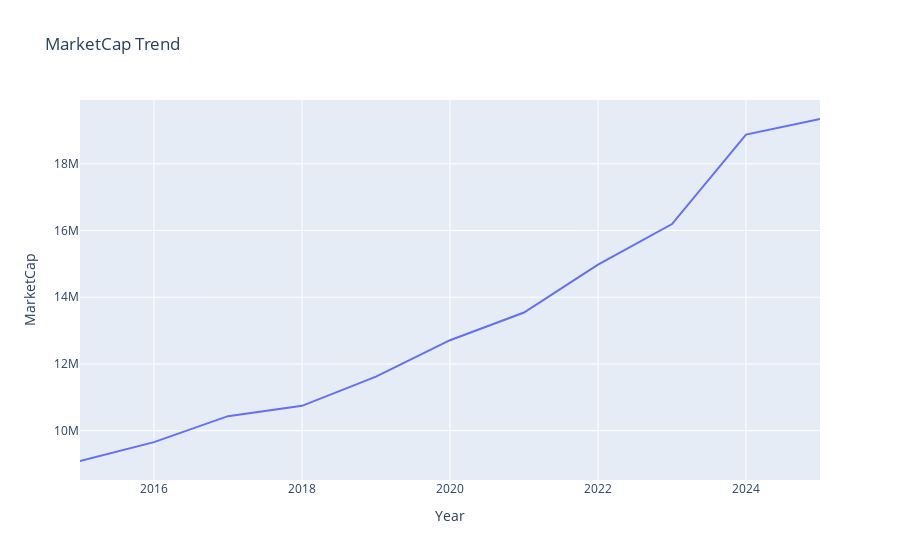

The code cell stored with this chart in its notebook:
### Code cell
# visualization of the MarketCap trend
yearly_rev = df.groupby("Year")["MarketCap"].sum().reset_index()
fig = px.line(yearly_rev, x="Year", y="MarketCap", title="MarketCap Trend")
fig.show()

### Figure 1 — Plotly figure (JSON) as saved in the notebook; plotly's stock layout.template omitted (floating-point values rounded to 4 significant figures)
{"data": [{"hovertemplate": "Year=%{x}<br>MarketCap=%{y}<extra></extra>", "legendgroup": "", "line": {"color": "#636efa", "dash": "solid"}, "marker": {"symbol": "circle"}, "mode": "lines", "name": "", "orientation": "v", "showlegend": false, "type": "scatter", "x": [2015, 2016, 2017, 2018, 2019, 2020, 2021, 2022, 2023, 2024, 2025], "xaxis": "x", "y": [9091000.0, 9657000.0, 10440000.0, 10750000.0, 11620000.0, 12710000.0, 13540000.0, 14970000.0, 16190000.0, 18870000.0, 19340000.0], "yaxis": "y"}], "layout": {"legend": {"tracegroupgap": 0}, "title": {"text": "MarketCap Trend"}, "xaxis": {"anchor": "y", "domain": [0, 1], "title": {"text": "Year"}}, "yaxis": {"anchor": "x", "domain": [0, 1], "title": {"text": "MarketCap"}}}}
